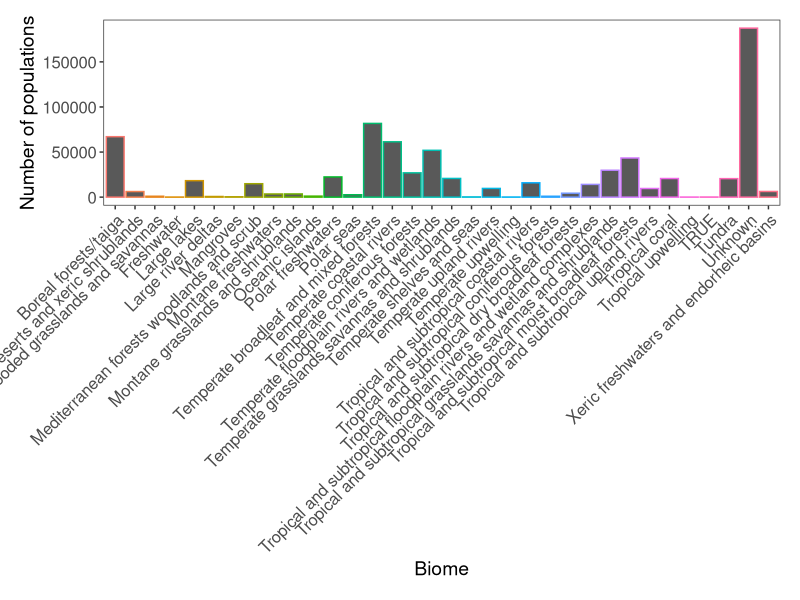
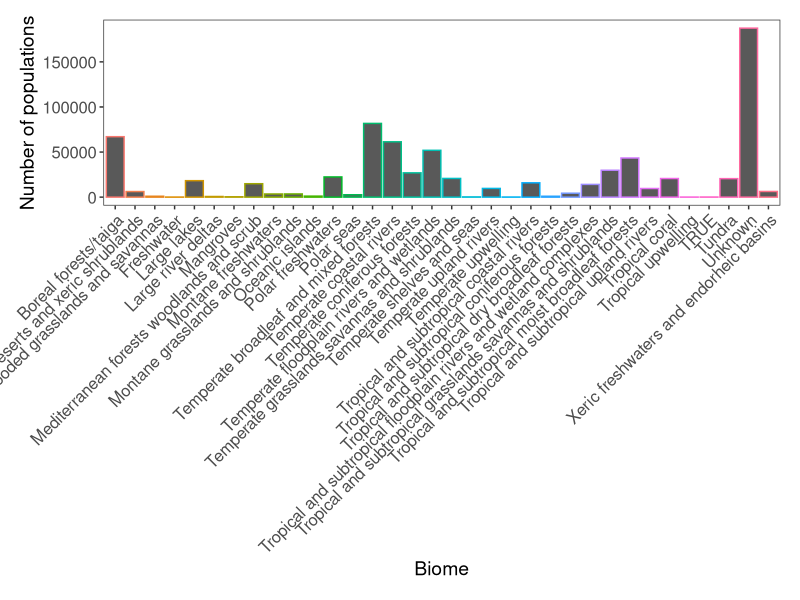
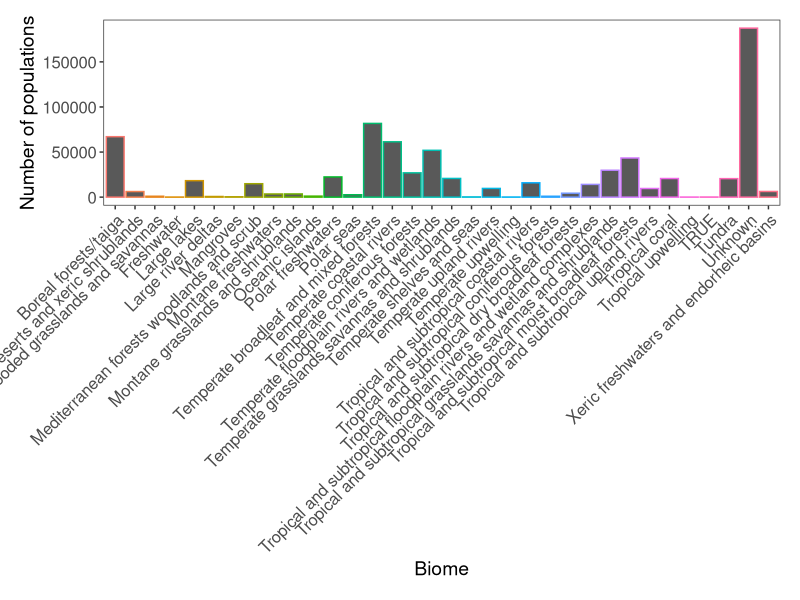

Write R code to recreate these figures, in order.
#Introduction----
##%######################################################%##
#                                                          #
####       Tutorial 2 code # Analysing vertebrate       ####
####    population change based on the Living Planet    ####
####                    Index # Data                    ####
####  available from http://www.livingplanetindex.org/  ####
####     # Nicole Yap s1761850@ed.ac.uk # 07-10-2020    ####
#                                                          #
##%######################################################%##


# Libraries and working dir ----
library(tidyr)  # Formatting data for analysis
library(dplyr)  # Manipulating data
library(ggplot2)  # Visualising results
library(readr)  # Manipulating data
#library(ggsave)  # Saving ouputs of the analysis not available for R version 4.0.2

getwd()
setwd("C:/Users/nicol/Documents/Data Science Course/Week 2 Tutorial")


# Defining functions ----
# A custom ggplot2 function
theme.LPI <- function(){
  theme_bw()+
    theme(axis.text.x=element_text(size=12, angle=45, vjust=1, hjust=1),
          axis.text.y=element_text(size=12),
          axis.title.x=element_text(size=14, face="plain"),             
          axis.title.y=element_text(size=14, face="plain"),             
          panel.grid.major.x=element_blank(),                                          
          panel.grid.minor.x=element_blank(),
          panel.grid.minor.y=element_blank(),
          panel.grid.major.y=element_blank(),  
          plot.margin = unit(c(0.5, 0.5, 0.5, 0.5), units = , "cm"),
          plot.title = element_text(size=20, vjust=1, hjust=0.5),
          legend.text = element_text(size=12, face="italic"),          
          legend.title = element_blank(),                              
          legend.position=c(0.9, 0.9))
}
  
# Import data ----
LPI <- read.csv("LPIdata_CC.csv")


# Formatting data ----
LPI2 <- gather(LPI, "year", "abundance", 9:53)  # Transforming the data from wide to long format, some blank cells may disappear
# gather function requires tidyr package
LPI2$year <- parse_number(LPI2$year)  # Do you see awkward Xs before all the years? This gets rid of them.
names(LPI2)  # Check what the different variables are called
names(LPI2) <- tolower(names(LPI2))  # Make all variable names lower case

# When manipulating data it's always good check if the variables have stayed how we want them
# Use the str() function
str(LPI2)

# Abundance is a character variable, when it should be numeric, let's fix that
LPI2$abundance <- as.numeric(LPI2$abundance)

# Calc summary stats for each biome in the LPI database ----
levels(LPI2$biome)  # list all biomes

LPI_biome_summ <- LPI2 %>%  # use of pipe operator
  group_by(biome) %>%  # Group by biome
  summarise(populations = n())  # Create columns, number of populations

# Visualising the number of populations in each biome with ggplot2 package ---- 
(barplot <- ggplot(LPI_biome_summ, aes(biome, color = biome, y = populations)) + geom_bar(stat = "identity") +  
   theme.LPI() +                     # Use of personal theme function
   ylab("Number of populations") +
   xlab("Biome") +
   theme(legend.position = "none"))  # Removal of legend for simplicity


#PNG and PDF export----

png(file="img/biome_pop.png", width = 1000, height = 2000)  # Note that png() uses pixel values for width and height
ggplot(LPI_biome_summ, aes(biome, color = biome, y = populations)) + geom_bar(stat = "identity") +
  theme.LPI() +
  ylab("Number of populations") +
  xlab("Biome") +
  theme(legend.position = "none")
dev.off()  # This tells R you are done with the plotting and it can save the file

pdf(file="img/biome_pop.pdf",  width = 13.33, height = 26.66)  # pdf() uses inches
ggplot(LPI_biome_summ, aes(biome, color = biome, y = populations)) + geom_bar(stat = "identity") +
  theme.LPI() +
  ylab("Number of populations") +
  xlab("Biome") +
  theme(legend.position = "none")
dev.off()

